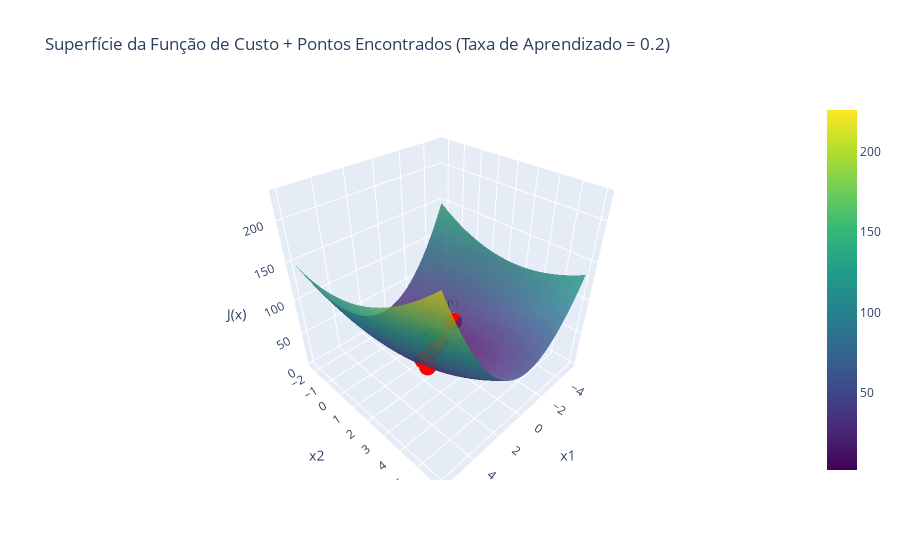

Source (notebook cell):
### Code cell
x_values, costs = dict_of_results[learning_rates[3]]

plot_function(cost_fn, x_values,costs, title=f"Superfície da Função de Custo + Pontos Encontrados (Taxa de Aprendizado = {learning_rates[3]})")

### Figure 1 — Plotly figure (JSON) as saved in the notebook; plotly's stock layout.template omitted (floating-point values rounded to 4 significant figures; data arrays with more than 128 entries replaced by an {"elided": "..."} marker saying what was removed)
{"data": [{"colorscale": [[0, "#440154"], [0.1111, "#482878"], [0.2222, "#3e4989"], [0.3333, "#31688e"], [0.4444, "#26828e"], [0.5556, "#1f9e89"], [0.6667, "#35b779"], [0.7778, "#6ece58"], [0.8889, "#b5de2b"], [1, "#fde725"]], "opacity": 0.8, "type": "surface", "x": {"elided": "100x100 float values"}, "y": {"elided": "100x100 float values"}, "z": {"elided": "100x100 float values"}}, {"marker": {"color": "red", "size": 6, "symbol": "circle"}, "mode": "markers+text", "text": ["P0", "P1", "P2", "P3", "P4", "P5", "P6", "P7", "P8", "P9", "P10", "P11", "P12", "P13", "P14", "P15", "P16", "P17", "P18", "P19", "P20", "P21", "P22", "P23", "P24", "P25", "P26", "P27", "P28", "P29", "P30", "P31", "P32", "P33", "P34", "P35", "P36", "P37", "P38", "P39", "P40", "P41"], "textposition": "top center", "type": "scatter3d", "x": [3.0, -2.2, 1.36, -0.896, 0.576, -0.3738, 0.2417, -0.1565, 0.1013, -0.06554, 0.04241, -0.02745, 0.01777, -0.0115, 0.007442, -0.004817, 0.003118, -0.002018, 0.001306, -0.0008452, 0.000547, -0.000354, 0.0002291, -0.0001483, 9.598e-05, -6.212e-05, 4.021e-05, -2.602e-05, 1.684e-05, -1.09e-05, 7.055e-06, -4.566e-06, 2.955e-06, -1.913e-06, 1.238e-06, -8.011e-07, 5.185e-07, -3.356e-07, 2.172e-07, -1.406e-07, 9.098e-08, -5.888e-08], "y": [3.0, 0.8, 1.4, 0.808, 1.141, 0.913, 1.057, 0.9631, 1.024, 0.9845, 1.01, 0.9935, 1.004, 0.9973, 1.002, 0.9989, 1.001, 0.9995, 1.0, 0.9998, 1.0, 0.9999, 1.0, 1.0, 1.0, 1.0, 1.0, 1.0, 1.0, 1.0, 1.0, 1.0, 1.0, 1.0, 1.0, 1.0, 1.0, 1.0, 1.0, 1.0, 1.0, 1.0], "z": [52.0, 21.88, 10.26, 5.457, 3.448, 2.606, 2.254, 2.106, 2.045, 2.019, 2.008, 2.003, 2.001, 2.001, 2.0, 2.0, 2.0, 2.0, 2.0, 2.0, 2.0, 2.0, 2.0, 2.0, 2.0, 2.0, 2.0, 2.0, 2.0, 2.0, 2.0, 2.0, 2.0, 2.0, 2.0, 2.0, 2.0, 2.0, 2.0, 2.0, 2.0, 2.0]}], "layout": {"autosize": true, "scene": {"xaxis": {"title": {"text": "x1"}}, "yaxis": {"title": {"text": "x2"}}, "zaxis": {"title": {"text": "J(x)"}}}, "title": {"text": "Superfície da Função de Custo + Pontos Encontrados (Taxa de Aprendizado = 0.2)"}}}
